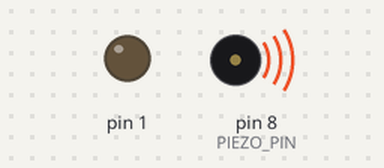
Bench run of a sketch on a simulated Arduino Uno, built with avr-gcc and run on an emulated ATmega328P. Parts: output pins drawn as LEDs (lit = HIGH), buzzer (waves = sounding).

Above: at 0.12 s.
At 4.0 s:
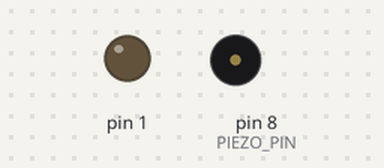
Timing chart, 0 to 7.3 s (numbered marks = the images above):
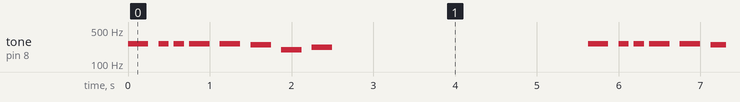

Measured:
- by itself, tone on pin 8 (PIEZO_PIN): repeats every 5.6 s: silent 0.13 s, 2 × (262 Hz 0.13 s, silent 0.06 s), 2 × (262 Hz 0.25 s, silent 0.13 s), 247 Hz 0.25 s, silent 0.13 s, 196 Hz 0.25 s, silent 0.13 s, 220 Hz 0.25 s, silent 3.1 s, 262 Hz 0.25 s

The sketch:

main.ino
```cpp
/*
 * Matthew Delgado
 * ECE 3551: Microcomputer Systems 1
 * Arduino Lab 4
 * Melody

 * Plays a melody using the Arduino tone function
*/

#include "pitches.h"
// OUTPUT Pin for Piezo Buzzer
#define PIEZO_PIN 8
#define THREE_SECONDS 3000

// Notes in melody
int melody[] = {
    NOTE_C4, NOTE_G3, NOTE_G3, NOTE_A3, NOTE_G3, 0, NOTE_B3, NOTE_C4
};

// Variables required by Melody Player assignment
float WHOLE = 1;
float HALF = 0.5;
float QUARTER = 0.25;
float EIGTH = 0.125;
float SIXTEENTH = 0.0625;

// Notes in the tune specified in "Melody Player" assignment
int tune[] = {
    NOTE_C4, NOTE_C4, NOTE_C4, NOTE_C4, NOTE_C4, NOTE_B3, NOTE_G3, NOTE_A3,
    NOTE_C4, NOTE_C4, NOTE_G3, NOTE_G3, NOTE_F3, NOTE_F3, NOTE_G3, NOTE_F3,
    NOTE_E3, NOTE_G3, NOTE_C4, NOTE_C4, NOTE_C4, NOTE_C4, NOTE_A3, NOTE_B3,
    NOTE_C4, NOTE_D4
};

// Length of array
int arr_length;

// Note duration (4 = quarter note, 8 = eighth note, etc.)
int noteDurations[] = {4, 8, 8, 4, 4, 4, 4, 4};

void setup()
{
    pinMode(OUTPUT, PIEZO_PIN);
    arr_length = sizeof(tune) / sizeof(tune[0]);
}

// Loop plays melody for infinite with 1.5*noteDuration delay between notes, when melody restarts there is a 3s delay
void loop()
{
    // Iterate over all notes in melody
    for (int thisNote = 0; thisNote < 8; thisNote++)
    {
        // Calculate note duration by taking one second divided by the note type
        int noteDuration = 1000 / noteDurations[thisNote];
        tone(PIEZO_PIN, tune[thisNote], noteDuration);
        // Distinguish the notes by setting a minimum time between them
        int pauseBetweenNotes = noteDuration * 1.50;
        delay(pauseBetweenNotes);
        // Stop the tone which is playing
        noTone(PIEZO_PIN);
    }
    delay(THREE_SECONDS);
}
```

pitches.h
```cpp
/*************************************************
 * Public Constants
 *************************************************/

#define NOTE_B0  31
#define NOTE_C1  33
#define NOTE_CS1 35
#define NOTE_D1  37
#define NOTE_DS1 39
#define NOTE_E1  41
#define NOTE_F1  44
#define NOTE_FS1 46
#define NOTE_G1  49
#define NOTE_GS1 52
#define NOTE_A1  55
#define NOTE_AS1 58
#define NOTE_B1  62
#define NOTE_C2  65
#define NOTE_CS2 69
#define NOTE_D2  73
#define NOTE_DS2 78
#define NOTE_E2  82
#define NOTE_F2  87
#define NOTE_FS2 93
#define NOTE_G2  98
#define NOTE_GS2 104
#define NOTE_A2  110
#define NOTE_AS2 117
#define NOTE_B2  123
#define NOTE_C3  131
#define NOTE_CS3 139
#define NOTE_D3  147
#define NOTE_DS3 156
#define NOTE_E3  165
#define NOTE_F3  175
#define NOTE_FS3 185
#define NOTE_G3  196
#define NOTE_GS3 208
#define NOTE_A3  220
#define NOTE_AS3 233
#define NOTE_B3  247
#define NOTE_C4  262
#define NOTE_CS4 277
#define NOTE_D4  294
#define NOTE_DS4 311
#define NOTE_E4  330
#define NOTE_F4  349
#define NOTE_FS4 370
#define NOTE_G4  392
#define NOTE_GS4 415
#define NOTE_A4  440
#define NOTE_AS4 466
#define NOTE_B4  494
#define NOTE_C5  523
#define NOTE_CS5 554
#define NOTE_D5  587
#define NOTE_DS5 622
#define NOTE_E5  659
#define NOTE_F5  698
#define NOTE_FS5 740
#define NOTE_G5  784
#define NOTE_GS5 831
#define NOTE_A5  880
#define NOTE_AS5 932
#define NOTE_B5  988
#define NOTE_C6  1047
#define NOTE_CS6 1109
#define NOTE_D6  1175
#define NOTE_DS6 1245
#define NOTE_E6  1319
#define NOTE_F6  1397
#define NOTE_FS6 1480
#define NOTE_G6  1568
#define NOTE_GS6 1661
#define NOTE_A6  1760
#define NOTE_AS6 1865
#define NOTE_B6  1976
#define NOTE_C7  2093
#define NOTE_CS7 2217
#define NOTE_D7  2349
#define NOTE_DS7 2489
#define NOTE_E7  2637
#define NOTE_F7  2794
#define NOTE_FS7 2960
#define NOTE_G7  3136
#define NOTE_GS7 3322
#define NOTE_A7  3520
#define NOTE_AS7 3729
#define NOTE_B7  3951
#define NOTE_C8  4186
#define NOTE_CS8 4435
#define NOTE_D8  4699
#define NOTE_DS8 4978
```
